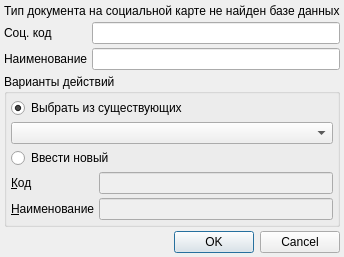
<?xml version="1.0" encoding="UTF-8"?>
<ui version="4.0">
 <class>RbEditor</class>
 <widget class="QDialog" name="RbEditor">
  <property name="geometry">
   <rect>
    <x>0</x>
    <y>0</y>
    <width>317</width>
    <height>252</height>
   </rect>
  </property>
  <property name="windowTitle">
   <string>Социальная карта</string>
  </property>
  <property name="sizeGripEnabled">
   <bool>false</bool>
  </property>
  <layout class="QVBoxLayout" name="verticalLayout">
   <property name="spacing">
    <number>4</number>
   </property>
   <property name="margin">
    <number>4</number>
   </property>
   <item>
    <widget class="QLabel" name="lblHeader">
     <property name="text">
      <string>Тип документа на социальной карте не найден базе данных</string>
     </property>
    </widget>
   </item>
   <item>
    <layout class="QFormLayout" name="formLayout">
     <item row="0" column="0">
      <widget class="QLabel" name="lblSocCode">
       <property name="text">
        <string>Соц. код</string>
       </property>
       <property name="buddy">
        <cstring>edtSocCode</cstring>
       </property>
      </widget>
     </item>
     <item row="0" column="1">
      <widget class="QLineEdit" name="edtSocCode">
       <property name="readOnly">
        <bool>true</bool>
       </property>
      </widget>
     </item>
     <item row="1" column="0">
      <widget class="QLabel" name="lblRbName">
       <property name="text">
        <string>Наименование</string>
       </property>
       <property name="buddy">
        <cstring>edtRbName</cstring>
       </property>
      </widget>
     </item>
     <item row="1" column="1">
      <widget class="QLineEdit" name="edtRbName">
       <property name="readOnly">
        <bool>true</bool>
       </property>
      </widget>
     </item>
    </layout>
   </item>
   <item>
    <widget class="QGroupBox" name="gbxUserActions">
     <property name="title">
      <string>Варианты действий</string>
     </property>
     <layout class="QGridLayout" name="gridLayout">
      <property name="margin">
       <number>4</number>
      </property>
      <property name="spacing">
       <number>4</number>
      </property>
      <item row="0" column="0" colspan="2">
       <widget class="QRadioButton" name="chkSelect">
        <property name="text">
         <string>Выбрать из существующих</string>
        </property>
        <property name="checked">
         <bool>true</bool>
        </property>
       </widget>
      </item>
      <item row="1" column="0" colspan="2">
       <widget class="CRBComboBox" name="cmbRb"/>
      </item>
      <item row="2" column="0" colspan="2">
       <widget class="QRadioButton" name="chkAddNew">
        <property name="text">
         <string>Ввести новый</string>
        </property>
       </widget>
      </item>
      <item row="3" column="0">
       <widget class="QLabel" name="lblCode">
        <property name="text">
         <string>&amp;Код</string>
        </property>
        <property name="buddy">
         <cstring>edtCode</cstring>
        </property>
       </widget>
      </item>
      <item row="3" column="1">
       <widget class="QLineEdit" name="edtCode">
        <property name="enabled">
         <bool>false</bool>
        </property>
       </widget>
      </item>
      <item row="4" column="0">
       <widget class="QLabel" name="lblName">
        <property name="text">
         <string>&amp;Наименование</string>
        </property>
        <property name="buddy">
         <cstring>edtName</cstring>
        </property>
       </widget>
      </item>
      <item row="4" column="1">
       <widget class="QLineEdit" name="edtName">
        <property name="enabled">
         <bool>false</bool>
        </property>
       </widget>
      </item>
     </layout>
    </widget>
   </item>
   <item>
    <spacer>
     <property name="orientation">
      <enum>Qt::Vertical</enum>
     </property>
     <property name="sizeHint" stdset="0">
      <size>
       <width>103</width>
       <height>16</height>
      </size>
     </property>
    </spacer>
   </item>
   <item>
    <widget class="QDialogButtonBox" name="buttonBox">
     <property name="orientation">
      <enum>Qt::Horizontal</enum>
     </property>
     <property name="standardButtons">
      <set>QDialogButtonBox::Cancel|QDialogButtonBox::Ok</set>
     </property>
    </widget>
   </item>
  </layout>
 </widget>
 <customwidgets>
  <customwidget>
   <class>CRBComboBox</class>
   <extends>QComboBox</extends>
   <header>library/crbcombobox.h</header>
  </customwidget>
 </customwidgets>
 <resources/>
 <connections>
  <connection>
   <sender>buttonBox</sender>
   <signal>accepted()</signal>
   <receiver>RbEditor</receiver>
   <slot>accept()</slot>
   <hints>
    <hint type="sourcelabel">
     <x>158</x>
     <y>121</y>
    </hint>
    <hint type="destinationlabel">
     <x>117</x>
     <y>106</y>
    </hint>
   </hints>
  </connection>
  <connection>
   <sender>buttonBox</sender>
   <signal>rejected()</signal>
   <receiver>RbEditor</receiver>
   <slot>reject()</slot>
   <hints>
    <hint type="sourcelabel">
     <x>238</x>
     <y>99</y>
    </hint>
    <hint type="destinationlabel">
     <x>247</x>
     <y>107</y>
    </hint>
   </hints>
  </connection>
 </connections>
</ui>
